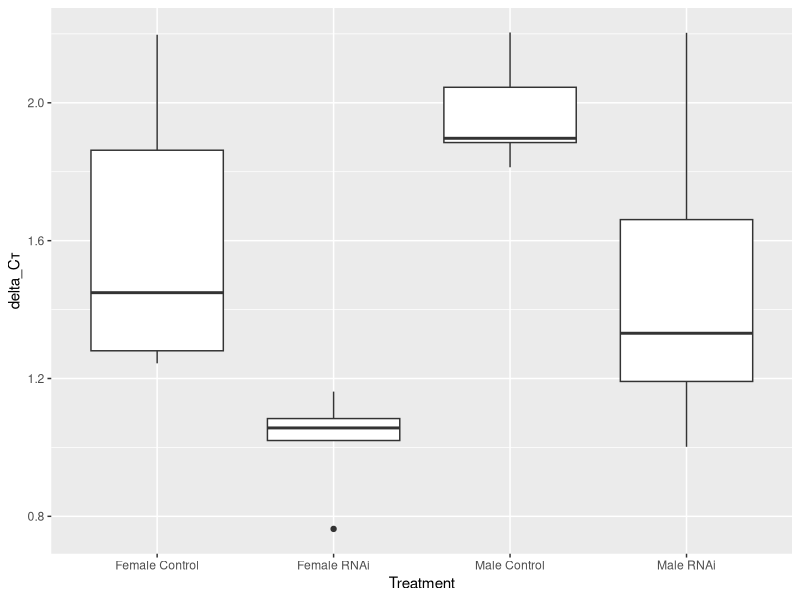
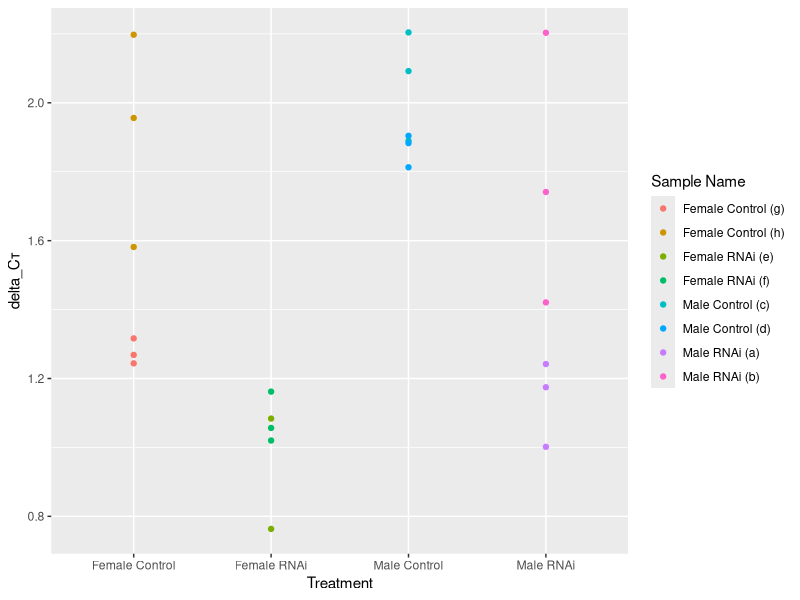
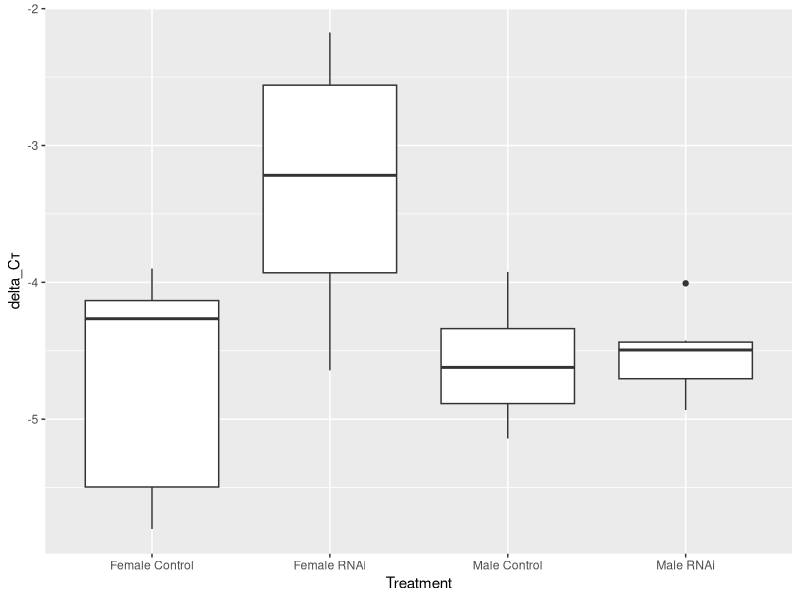
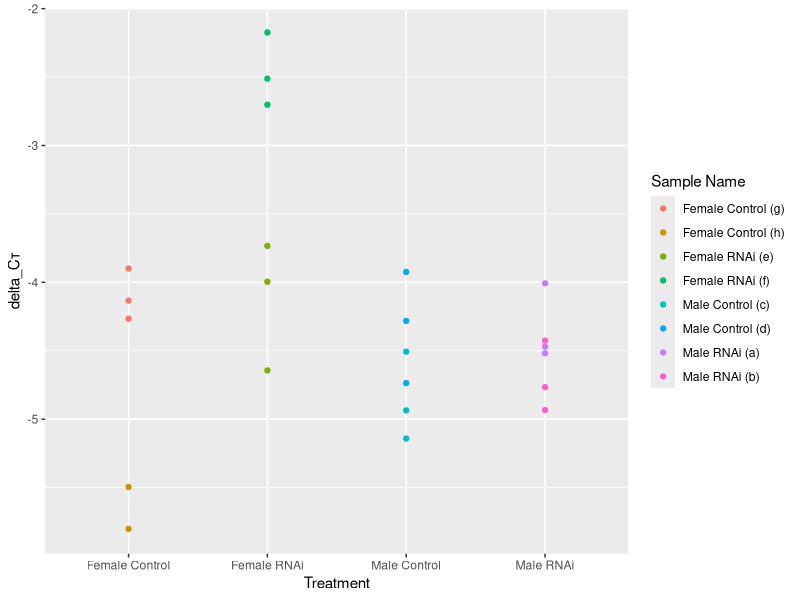
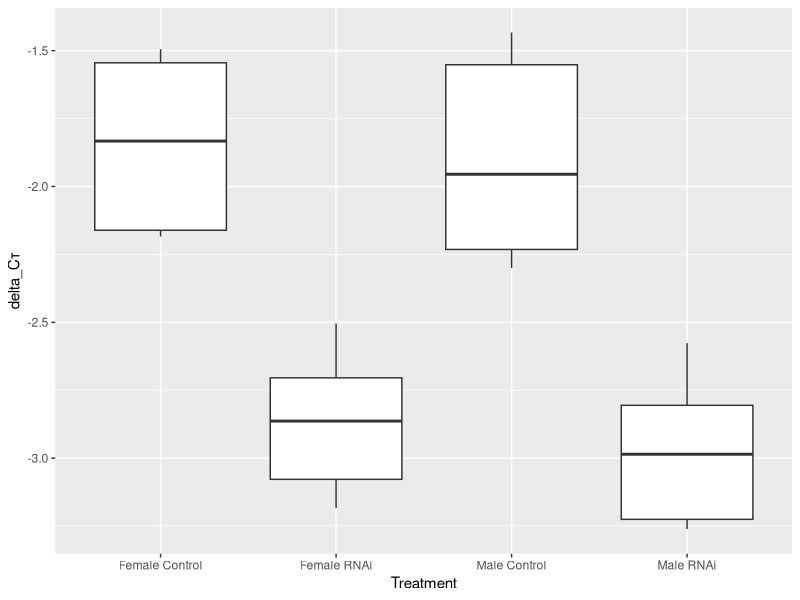
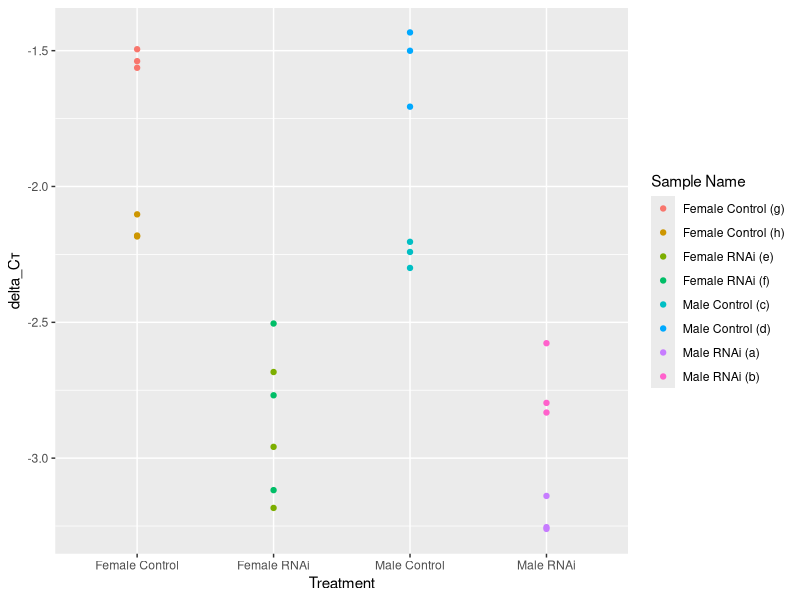
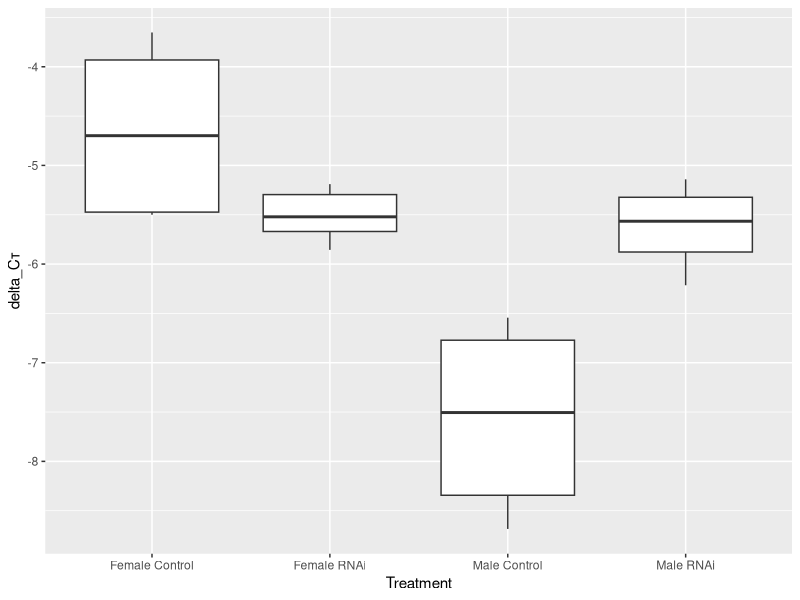
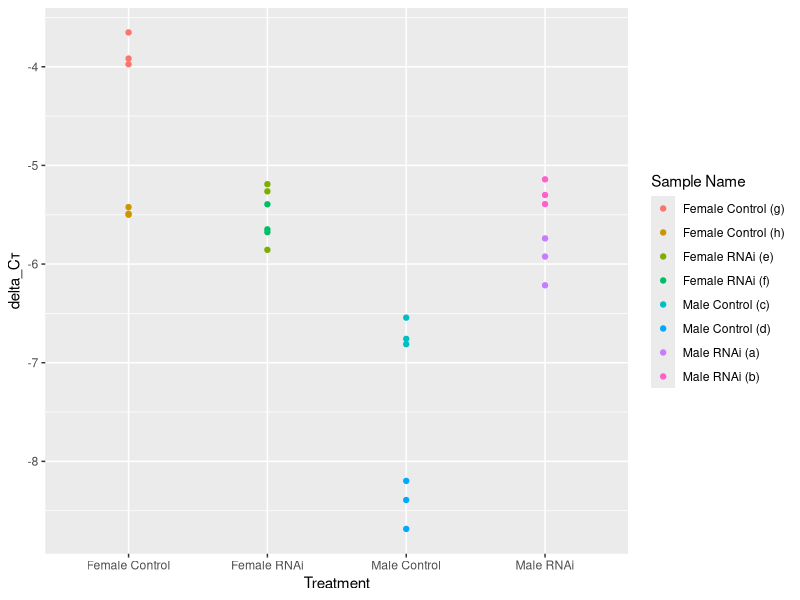

Write the R code that produced these figures, in order.

library(readxl)
library(dplyr)
library(tidyr)
library(ggplot2)
library(emmeans)

setwd("../data/")

#First I loaded in the data from each experiment and cleaned it, at the bottom I bind them together. 

###### Sec5

sec5_data <- read_excel('JR_GOI_Sec5_7142025_data.xls',sheet=1,range='A8:L95') #import data without metadata

sec5_data <- subset(sec5_data, Task == "UNKNOWN") #omit no Reverse Transcriptase controls and Master mix only controls

head(sec5_data)
dim(sec5_data)
str(sec5_data)

sec5_data$Cт <- as.numeric(sec5_data$Cт)

sec5_data <- sec5_data %>% 
  select(Well, 'Sample Name', 'Target Name', Cт)

#Adds a Reference CT column calculated 
sec5_data <- sec5_data %>% 
  group_by(`Sample Name`) %>%
  mutate(Cт_ref=mean(Cт[`Target Name` %in% c("elf1A", "Rap2")], na.rm = TRUE)) %>%
  ungroup()

sec5_data$delta_Cт <- sec5_data$Cт_ref - sec5_data$Cт #Calculate Delta CT

sec5_data <- subset(sec5_data, `Target Name` == "Sec5") #Remove housekeeping genes

sec5_data$Treatment = substr(sec5_data$`Sample Name`,1,nchar(sec5_data$`Sample Name`)-4) #Add new column with the same values for biological replicates 

ggplot(sec5_data, aes(x = Treatment, y = delta_Cт)) +
  geom_boxplot()

ggplot(sec5_data, aes(x = Treatment, y = delta_Cт, colour = `Sample Name`)) +
  geom_point()

sec5_data$Treatment <- as.factor(sec5_data$Treatment)
summary(sec5_data)

####### Cpsf100

cpsf100_data <- read_excel('JR_Cpsf100_7142025_data.xls',sheet=1,range='A8:L87') #import data without metadata

cpsf100_data <- subset(cpsf100_data, Task == "UNKNOWN") #omit no Reverse Transcriptase controls and Master mix only controls

head(cpsf100_data)
dim(cpsf100_data)
str(cpsf100_data)

cpsf100_data$Cт <- as.numeric(cpsf100_data$Cт)

cpsf100_data <- cpsf100_data %>% 
  select(Well, 'Sample Name', 'Target Name', Cт)

#Adds a Reference CT column calculated 
cpsf100_data <- cpsf100_data %>% 
  group_by(`Sample Name`) %>%
  mutate(Cт_ref=mean(Cт[`Target Name` %in% c("elf1A", "Rap2")], na.rm = TRUE)) %>%
  ungroup()

cpsf100_data$delta_Cт <- cpsf100_data$Cт_ref - cpsf100_data$Cт #Calculate Delta CT

cpsf100_data <- subset(cpsf100_data, `Target Name` == "Cpsf100") #Remove housekeeping genes

cpsf100_data$Treatment = substr(cpsf100_data$`Sample Name`,1,nchar(cpsf100_data$`Sample Name`)-4) #Add new column with the same values for biological replicates 

ggplot(cpsf100_data, aes(x = Treatment, y = delta_Cт)) +
  geom_boxplot()

ggplot(cpsf100_data, aes(x = Treatment, y = delta_Cт, colour = `Sample Name`)) +
  geom_point()

cpsf100_data$Treatment <- as.factor(cpsf100_data$Treatment)
summary(cpsf100_data)

####### Ptp99A

ptp99A_data <- read_excel('JR_Ptp99A_5122025_data.xls',sheet=1,range='A8:L94') #import data without metadata

ptp99A_data <- subset(ptp99A_data, Task == "UNKNOWN") #omit no Reverse Transcriptase controls and Master mix only controls

head(ptp99A_data)
dim(ptp99A_data)
str(ptp99A_data)

ptp99A_data$Cт <- as.numeric(ptp99A_data$Cт)

ptp99A_data <- ptp99A_data %>% 
  select(Well, 'Sample Name', 'Target Name', Cт)

#Adds a Reference CT column calculated 
ptp99A_data <- ptp99A_data %>% 
  group_by(`Sample Name`) %>%
  mutate(Cт_ref=mean(Cт[`Target Name` %in% c("elf1A", "Rap2")], na.rm = TRUE)) %>%
  ungroup()

ptp99A_data$delta_Cт <- ptp99A_data$Cт_ref - ptp99A_data$Cт #Calculate Delta CT

ptp99A_data <- subset(ptp99A_data, `Target Name` == "Ptp99A") #Remove housekeeping genes

ptp99A_data$Treatment = substr(ptp99A_data$`Sample Name`,1,nchar(ptp99A_data$`Sample Name`)-4) #Add new column with the same values for biological replicates 

ggplot(ptp99A_data, aes(x = Treatment, y = delta_Cт)) +
  geom_boxplot()

ggplot(ptp99A_data, aes(x = Treatment, y = delta_Cт, colour = `Sample Name`)) +
  geom_point()

ptp99A_data$Treatment <- as.factor(ptp99A_data$Treatment)
summary(ptp99A_data)

####### dpr8

dpr8_data <- read_excel('JR_5132025_GO_dpr8_data.xls',sheet=1,range='A8:L92') #import data without metadata

dpr8_data <- subset(dpr8_data, Task == "UNKNOWN") #omit no Reverse Transcriptase controls and Master mix only controls

head(dpr8_data)
dim(dpr8_data)
str(dpr8_data)

dpr8_data$Cт <- as.numeric(dpr8_data$Cт)

dpr8_data <- dpr8_data %>% 
  select(Well, 'Sample Name', 'Target Name', Cт)

#Adds a Reference CT column calculated 
dpr8_data <- dpr8_data %>% 
  group_by(`Sample Name`) %>%
  mutate(Cт_ref=mean(Cт[`Target Name` %in% c("elf1A", "Rap2")], na.rm = TRUE)) %>%
  ungroup()

dpr8_data$delta_Cт <- dpr8_data$Cт_ref - dpr8_data$Cт #Calculate Delta CT

dpr8_data <- subset(dpr8_data, `Target Name` == "dpr8") #Remove housekeeping genes

dpr8_data$Treatment = substr(dpr8_data$`Sample Name`,1,nchar(dpr8_data$`Sample Name`)-4) #Add new column with the same values for biological replicates 

ggplot(dpr8_data, aes(x = Treatment, y = delta_Cт)) +
  geom_boxplot()

ggplot(dpr8_data, aes(x = Treatment, y = delta_Cт, colour = `Sample Name`)) +
  geom_point()

dpr8_data$Treatment <- as.factor(dpr8_data$Treatment)
summary(dpr8_data)

####### kek6

kek6_data <- read_excel('JR_5142025_GOI_kek6_data.xls',sheet=1,range='A8:L93') #import data without metadata

kek6_data <- subset(kek6_data, Task == "UNKNOWN") #omit no Reverse Transcriptase controls and Master mix only controls

head(kek6_data)
dim(kek6_data)
str(kek6_data)

kek6_data$Cт <- as.numeric(kek6_data$Cт)

kek6_data <- kek6_data %>% 
  select(Well, 'Sample Name', 'Target Name', Cт)

#Adds a Reference CT column calculated 
kek6_data <- kek6_data %>% 
  group_by(`Sample Name`) %>%
  mutate(Cт_ref=mean(Cт[`Target Name` %in% c("elf1A", "Rap2")], na.rm = TRUE)) %>%
  ungroup()

kek6_data$delta_Cт <- kek6_data$Cт_ref - kek6_data$Cт #Calculate Delta CT

kek6_data <- subset(kek6_data, `Target Name` == "kek6") #Remove housekeeping genes

kek6_data$Treatment = substr(kek6_data$`Sample Name`,1,nchar(kek6_data$`Sample Name`)-4) #Add new column with the same values for biological replicates 

ggplot(kek6_data, aes(x = Treatment, y = delta_Cт)) +
  geom_boxplot()

ggplot(kek6_data, aes(x = Treatment, y = delta_Cт, colour = `Sample Name`)) +
  geom_point()

kek6_data$Treatment <- as.factor(kek6_data$Treatment)
summary(kek6_data)

####### rg

rg_data <- read_excel('rg_JRR_5122025_data.xls',sheet=1,range='A8:L92') #import data without metadata

rg_data <- subset(rg_data, Task == "UNKNOWN") #omit no Reverse Transcriptase controls and Master mix only controls

head(rg_data)
dim(rg_data)
str(rg_data)

rg_data$Cт <- as.numeric(rg_data$Cт)

rg_data <- rg_data %>% 
  select(Well, 'Sample Name', 'Target Name', Cт)

#Adds a Reference CT column calculated 
rg_data <- rg_data %>% 
  group_by(`Sample Name`) %>%
  mutate(Cт_ref=mean(Cт[`Target Name` %in% c("elf1A", "Rap2")], na.rm = TRUE)) %>%
  ungroup()

rg_data$delta_Cт <- rg_data$Cт_ref - rg_data$Cт #Calculate Delta CT

rg_data <- subset(rg_data, `Target Name` == "rg") #Remove housekeeping genes

rg_data$Treatment = substr(rg_data$`Sample Name`,1,nchar(rg_data$`Sample Name`)-4) #Add new column with the same values for biological replicates 

ggplot(rg_data, aes(x = Treatment, y = delta_Cт)) +
  geom_boxplot()

ggplot(rg_data, aes(x = Treatment, y = delta_Cт, colour = `Sample Name`)) +
  geom_point()

rg_data$Treatment <- as.factor(rg_data$Treatment)
summary(rg_data)

####### axo

axo_data <- read_excel('JR_05152025_GOI_axo_data.xls',sheet=1,range='A8:L95') #import data without metadata

axo_data <- subset(axo_data, Task == "UNKNOWN") #omit no Reverse Transcriptase controls and Master mix only controls

head(axo_data)
dim(axo_data)
str(axo_data)

axo_data$Cт <- as.numeric(axo_data$Cт)

axo_data <- axo_data %>% 
  select(Well, 'Sample Name', 'Target Name', Cт)

#Adds a Reference CT column calculated 
axo_data <- axo_data %>% 
  group_by(`Sample Name`) %>%
  mutate(Cт_ref=mean(Cт[`Target Name` %in% c("elf1A", "Rap2")], na.rm = TRUE)) %>%
  ungroup()

axo_data$delta_Cт <- axo_data$Cт_ref - axo_data$Cт #Calculate Delta CT

axo_data <- subset(axo_data, `Target Name` == "axo") #Remove housekeeping genes

axo_data$Treatment = substr(axo_data$`Sample Name`,1,nchar(axo_data$`Sample Name`)-4) #Add new column with the same values for biological replicates 

ggplot(axo_data, aes(x = Treatment, y = delta_Cт)) +
  geom_boxplot()

ggplot(axo_data, aes(x = Treatment, y = delta_Cт, colour = `Sample Name`)) +
  geom_point()

axo_data$Treatment <- as.factor(axo_data$Treatment)
summary(axo_data)

####### nlg1

nlg1_data <- read_excel('JR_5132025_GO_nlg1_data.xls',sheet=1,range='A8:L96') #import data without metadata

nlg1_data <- subset(nlg1_data, Task == "UNKNOWN") #omit no Reverse Transcriptase controls and Master mix only controls

head(nlg1_data)
dim(nlg1_data)
str(nlg1_data)

nlg1_data$Cт <- as.numeric(nlg1_data$Cт)

nlg1_data <- nlg1_data %>% 
  select(Well, 'Sample Name', 'Target Name', Cт)

#Adds a Reference CT column calculated 
nlg1_data <- nlg1_data %>% 
  group_by(`Sample Name`) %>%
  mutate(Cт_ref=mean(Cт[`Target Name` %in% c("elf1A", "Rap2")], na.rm = TRUE)) %>%
  ungroup()

nlg1_data$delta_Cт <- nlg1_data$Cт_ref - nlg1_data$Cт #Calculate Delta CT

nlg1_data <- subset(nlg1_data, `Target Name` == "nlg1") #Remove housekeeping genes

nlg1_data$Treatment = substr(nlg1_data$`Sample Name`,1,nchar(nlg1_data$`Sample Name`)-4) #Add new column with the same values for biological replicates 

ggplot(nlg1_data, aes(x = Treatment, y = delta_Cт)) +
  geom_boxplot()

ggplot(nlg1_data, aes(x = Treatment, y = delta_Cт, colour = `Sample Name`)) +
  geom_point()

nlg1_data$Treatment <- as.factor(nlg1_data$Treatment)
summary(nlg1_data)

#################################

all_data <- rbind(axo_data, cpsf100_data, dpr8_data,
                  kek6_data, nlg1_data, ptp99A_data,
                  rg_data, sec5_data)

all_data$Gene <- all_data$`Target Name` #Added Gene collumn
all_data$Sex <- ifelse(grepl("F", all_data$`Sample Name`), "F", "M") #Added Sex collumn 

head(all_data)

model1 <- lm(delta_Cт ~ Treatment * Gene * Sex, 
             data = all_data)

emm1 <- emmeans(model1, ~ Treatment | Gene + Sex)

contrasts1 <- contrast(emm1, 
                      method = "pairwise",
                      by = c("Gene", "Sex"))

summary(contrasts1)

contrast_df <- as.data.frame(contrasts1)

ggplot(contrast_df, aes(x = contrast, y = estimate, colour = Sex)) +
  geom_point() +
  geom_errorbar(aes(ymin = estimate - SE, ymax = estimate + SE), width = 0.2) +
  geom_hline(yintercept = 0, lty = 2, alpha = 0.25) + 
  facet_grid(~ Gene, scales = "free_y") +
  labs(
    x = "",
    y = "Estimated ∆∆CT (control-RNAi)",
    title = "qPCR Results by Gene and Sex"
  ) + theme_light() + 
  theme(axis.text.x = element_blank())
